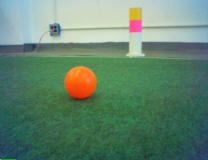
%> input picture images/segment2.png, 208 x 160 px
$ octave segment2thresh.m   (GNU Octave 9; MATLAB toolbox functions it lacks are replaced by stand-ins)
%> lines starting %> are read from the running program, lines starting %| are printed output that depends on the picture; in (x1, y1, x2, y2) boxes, pixels count from 0 and x2, y2 are one past the last pixel; in counts of white or black regions, pixels touching at a corner belong together; the program's own positions count from 1
%read image
[I1, map] = imread('images/segment2.png');
%> I1 is the input picture: size 160x208x3 uint8; mean R, G, B 99.2, 132.2, 109.8
%> map = []
%split image into seperate RGB channels
rImage = I1(:,:,1);
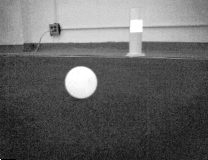
%> rImage: size 160x208 uint8; min 0, max 255, mean 99.2
gImage = I1(:,:,2);
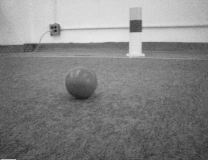
%> gImage: size 160x208 uint8; min 27, max 231, mean 132.2
bImage = I1(:,:,3);
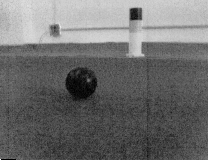
%> bImage: size 160x208 uint8; min 0, max 255, mean 109.8

%orange threshold (edit accordingly) - ball
Rlow = 220;%1.0;
Rhigh = 255;%1.0;
Glow = 40;%0.4;
Ghigh = 175;%0.687;
Blow = 0;%0.0;
Bhigh = 100;%0.387;

%create seperate RGB masks from threshold above
rMask = (rImage >= Rlow) & (rImage <= Rhigh);
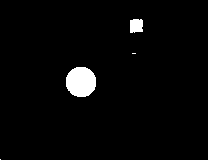
%> rMask: size 160x208 logical; 2.7% white; 4 white regions (2 under 20 px), largest, box (x1, y1, x2, y2) and area: (66, 67, 96, 97) 732, (130, 19, 143, 33) 166
gMask = (gImage >= Glow) & (gImage <= Ghigh);
%> gMask: size 160x208 logical; 75.9% white; 16 black regions (14 under 20 px), largest, box (x1, y1, x2, y2) and area: (2, 0, 208, 58) 7960, (76, 95, 87, 99) 24
bMask = (bImage >= Blow) & (bImage <= Bhigh);
%> bMask: size 160x208 logical; 65.1% white; 259 black regions (257 under 20 px), largest, box (x1, y1, x2, y2) and area: (0, 0, 208, 67) 11059, (0, 69, 6, 85) 50
%combine to make orange mask
oMask = uint8(rMask & gMask & bMask);
%> oMask: size 160x208 uint8; values 0 (black) and 1 (white), 2.2% white; 4 white regions (3 under 20 px), largest, box (x1, y1, x2, y2) and area: (66, 67, 96, 97) 724

%apply corrections to the image (trim anomolous pixels, smooth edges and
%fill in holes)
trim = 100;
oMask = uint8(bwareaopen(oMask, trim));
%> oMask: size 160x208 uint8; values 0 (black) and 1 (white), 2.2% white; 1 white region, box (x1, y1, x2, y2) and area: (66, 67, 96, 97) 724
smooth = strel('disk', 4);
oMask = imclose(oMask, smooth);
%> oMask: size 160x208 uint8; values 0 (black) and 1 (white), 2.2% white; 1 white region, box (x1, y1, x2, y2) and area: (66, 67, 96, 97) 732
oMask = uint8(imfill(oMask, 'holes'));

%convert to same type as image
oMask = cast(oMask, class(I1));
%create seperate RGB images from pointwise product
IrMask = oMask .* I1(:,:,1);
IgMask = oMask .* I1(:,:,2);
IbMask = oMask .* I1(:,:,3);
%concatenate RGB images
oIrgbMask = cat(3, IrMask, IgMask, IbMask);

%yellow threshold (edit accordingly) - goal & post
Rlow = 120;%1.0;
Rhigh = 255;%1.0;
Glow = 120;%0.4;
Ghigh = 255;%0.687;
Blow = 0;%0.0;
Bhigh = 100;%0.387;

%create seperate RGB masks from threshold above
rMask = (rImage >= Rlow) & (rImage <= Rhigh);
%> rMask: size 160x208 logical; 30.9% white; 18 white regions (16 under 20 px), largest, box (x1, y1, x2, y2) and area: (0, 0, 208, 58) 9389, (65, 66, 98, 99) 848
gMask = (gImage >= Glow) & (gImage <= Ghigh);
%> gMask: size 160x208 logical; 47.2% white; 150 white regions (145 under 20 px), largest, box (x1, y1, x2, y2) and area: (0, 0, 208, 113) 15121, (102, 114, 122, 124) 91, (124, 116, 141, 125) 58, (83, 110, 93, 116) 27, (172, 80, 180, 86) 24
bMask = (bImage >= Blow) & (bImage <= Bhigh);
%combine to make yellow mask
yMask = uint8(rMask & gMask & bMask);
%> yMask: size 160x208 uint8; values 0 (black) and 1 (white), 1.4% white; 38 white regions (36 under 20 px), largest, box (x1, y1, x2, y2) and area: (66, 66, 97, 79) 243, (130, 8, 142, 20) 138

%apply corrections to the image (trim anomolous pixels, smooth edges and
%fill in holes)
yMask = uint8(bwareaopen(yMask, trim));
yMask = imclose(yMask, smooth);
%> yMask: size 160x208 uint8; values 0 (black) and 1 (white), 1.2% white; 2 white regions, box (x1, y1, x2, y2) and area: (66, 66, 97, 79) 274, (130, 8, 142, 20) 140
yMask = uint8(imfill(yMask, 'holes'));

%convert to same type as image
yMask = cast(yMask, class(I1));
%create seperate RGB images from pointwise product
IrMask = yMask .* I1(:,:,1);
IgMask = yMask .* I1(:,:,2);
IbMask = yMask .* I1(:,:,3);
%concatenate RGB images
yIrgbMask = cat(3, IrMask, IgMask, IbMask);

%pink threshold (edit accordingly) - post
Rlow = 180;%1.0;
Rhigh = 255;%1.0;
Glow = 20;%0.4;
Ghigh = 192;%0.687;
Blow = 130;%0.0;
Bhigh = 200;%0.387;

%create seperate RGB masks from threshold above
rMask = (rImage >= Rlow) & (rImage <= Rhigh);
%> rMask: size 160x208 logical; 18.6% white; 26 white regions (24 under 20 px), largest, box (x1, y1, x2, y2) and area: (31, 0, 184, 57) 5338, (65, 66, 97, 98) 794
gMask = (gImage >= Glow) & (gImage <= Ghigh);
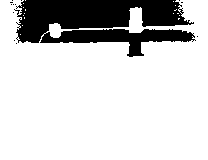
%> gMask: size 160x208 logical; 80.8% white; 13 black regions (12 under 20 px), largest, box (x1, y1, x2, y2) and area: (14, 0, 196, 57) 6370
bMask = (bImage >= Blow) & (bImage <= Bhigh);
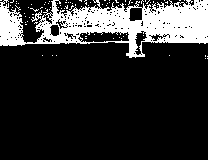
%> bMask: size 160x208 logical; 18.7% white; 87 white regions (86 under 20 px), largest, box (x1, y1, x2, y2) and area: (0, 0, 208, 58) 6050
%combine to make pink mask
pMask = uint8(rMask & gMask & bMask);
%> pMask: size 160x208 uint8; values 0 (black) and 1 (white), 0.58% white; 19 white regions (18 under 20 px), largest, box (x1, y1, x2, y2) and area: (129, 20, 144, 33) 165

%apply corrections to the image (trim anomolous pixels, smooth edges and
%fill in holes)
pMask = uint8(bwareaopen(pMask, trim));
%> pMask: size 160x208 uint8; values 0 (black) and 1 (white), 0.5% white; 1 white region, box (x1, y1, x2, y2) and area: (129, 20, 144, 33) 165
pMask = imclose(pMask, smooth);
%> pMask: size 160x208 uint8; values 0 (black) and 1 (white), 0.51% white; 1 white region, box (x1, y1, x2, y2) and area: (129, 20, 144, 33) 169
pMask = uint8(imfill(pMask, 'holes'));

%convert to same type as image
pMask = cast(pMask, class(I1));
%create seperate RGB images from pointwise product
IrMask = pMask .* I1(:,:,1);
IgMask = pMask .* I1(:,:,2);
IbMask = pMask .* I1(:,:,3);
%concatenate RGB images
pIrgbMask = cat(3, IrMask, IgMask, IbMask);

%add all colour masked images
FIrgbMask = oIrgbMask+yIrgbMask+pIrgbMask;
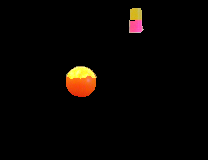
%> FIrgbMask: size 160x208x3 uint8; mean R, G, B 7.7, 4.5, 2
%show original and final images
figure;
subplot(1,2,2); imshow(FIrgbMask);
subplot(1,2,1); imshow(I1);

$ run again, with images/segment1.png copied over images/segment2.png
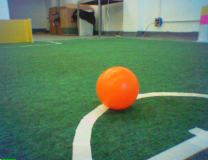
%> input picture images/segment1.png, 208 x 160 px
%> I1 is the input picture: size 160x208x3 uint8; mean R, G, B 95.8, 125.5, 95
%> map = []
%> `rMask = (rImage >= Rlow) & (rImage <= Rhigh);`:
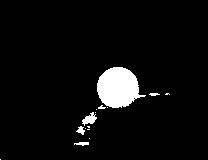
%> rMask: size 160x208 logical; 4.9% white; 15 white regions (10 under 20 px), largest, box (x1, y1, x2, y2) and area: (97, 67, 146, 108) 1381, (82, 112, 97, 126) 108, (76, 126, 85, 135) 45, (74, 142, 89, 146) 41, (149, 93, 160, 96) 24
%> pIrgbMask: size 160x208x3 uint8; every value is 0
%> `FIrgbMask = oIrgbMask+yIrgbMask+pIrgbMask;`:
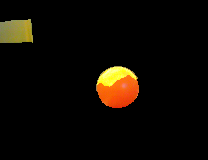
%> FIrgbMask: size 160x208x3 uint8; mean R, G, B 13.7, 9.1, 2.8

$ run again, with images/segment3.png copied over images/segment2.png
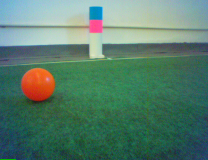
%> input picture images/segment3.png, 208 x 160 px
%> I1 is the input picture: size 160x208x3 uint8; mean R, G, B 87.2, 125.6, 107.8
%> map = []
%> `rMask = (rImage >= Rlow) & (rImage <= Rhigh);`:
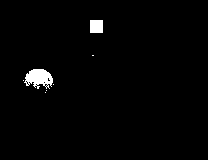
%> rMask: size 160x208 logical; 1.7% white; 7 white regions (5 under 20 px), largest, box (x1, y1, x2, y2) and area: (24, 69, 53, 89) 383, (90, 20, 103, 33) 169
%> yIrgbMask: size 160x208x3 uint8; every value is 0
%> `pMask = imclose(pMask, smooth);`:
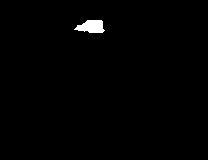
%> pMask: size 160x208 uint8; values 0 (black) and 1 (white), 0.86% white; 1 white region, box (x1, y1, x2, y2) and area: (74, 20, 105, 33) 286
